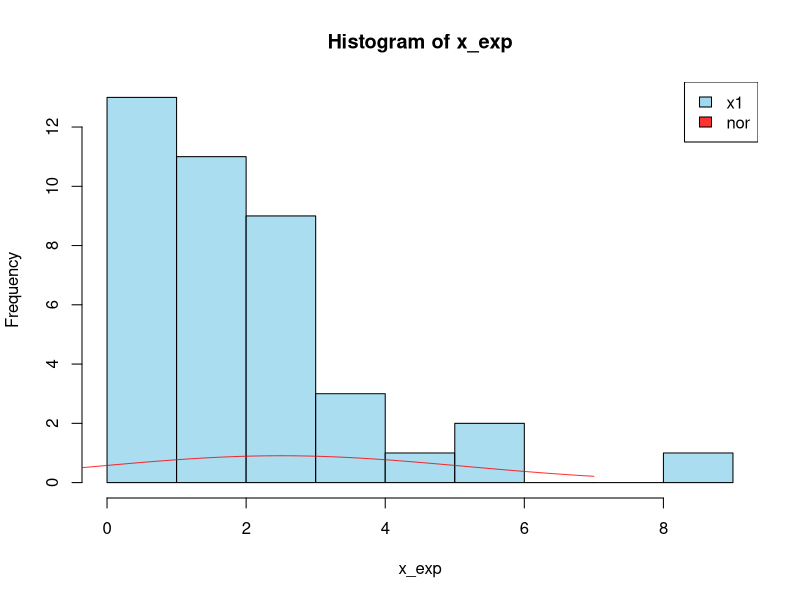
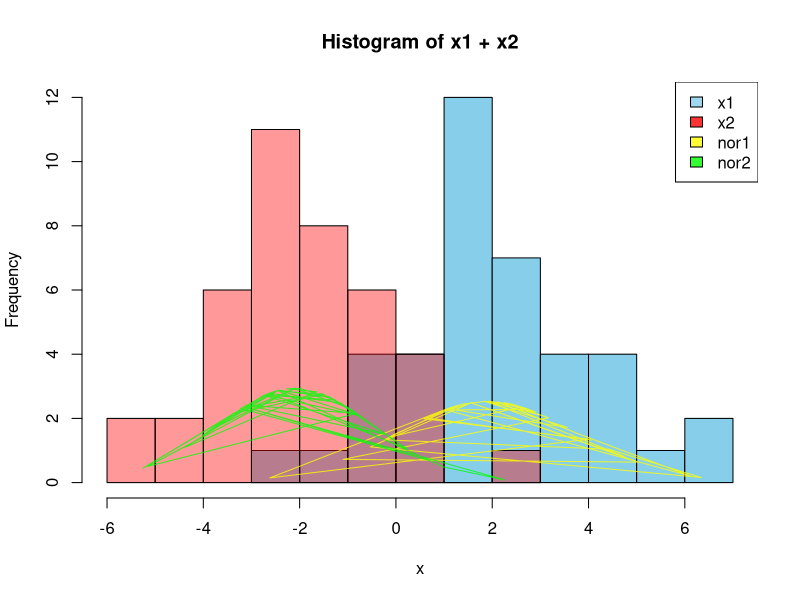
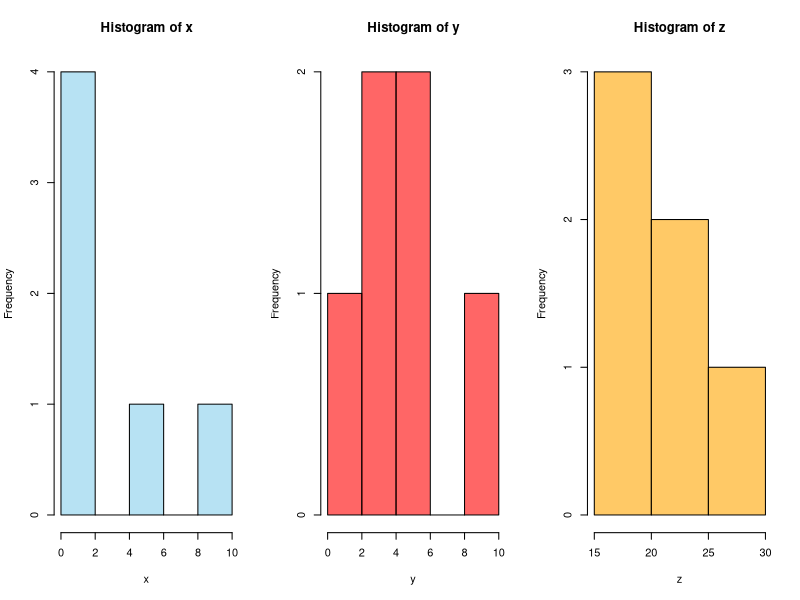
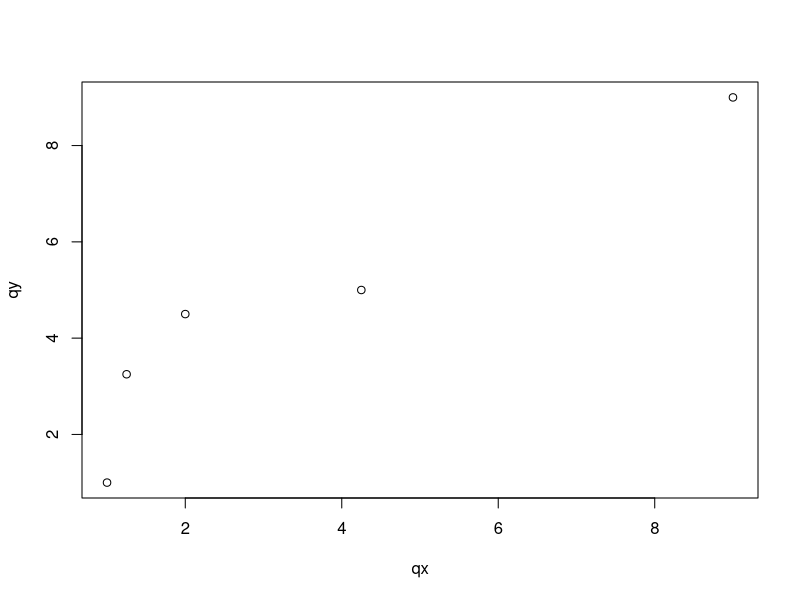
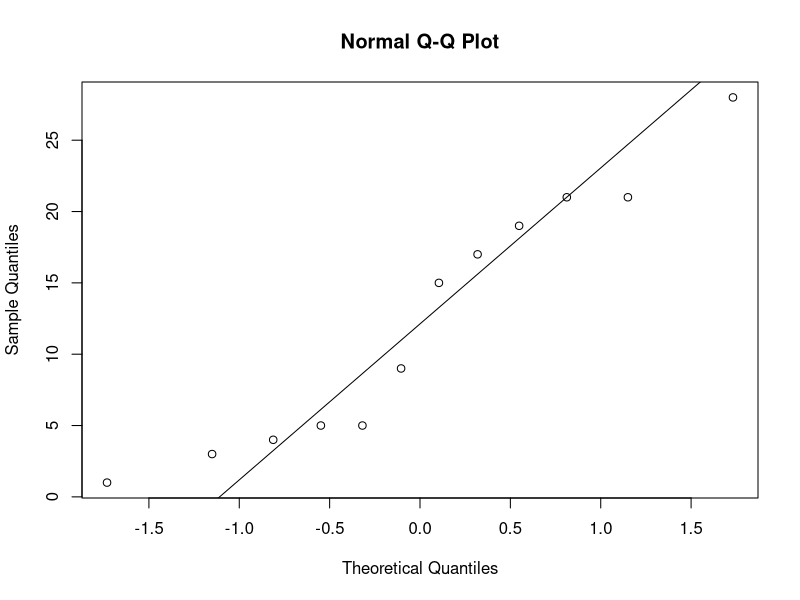
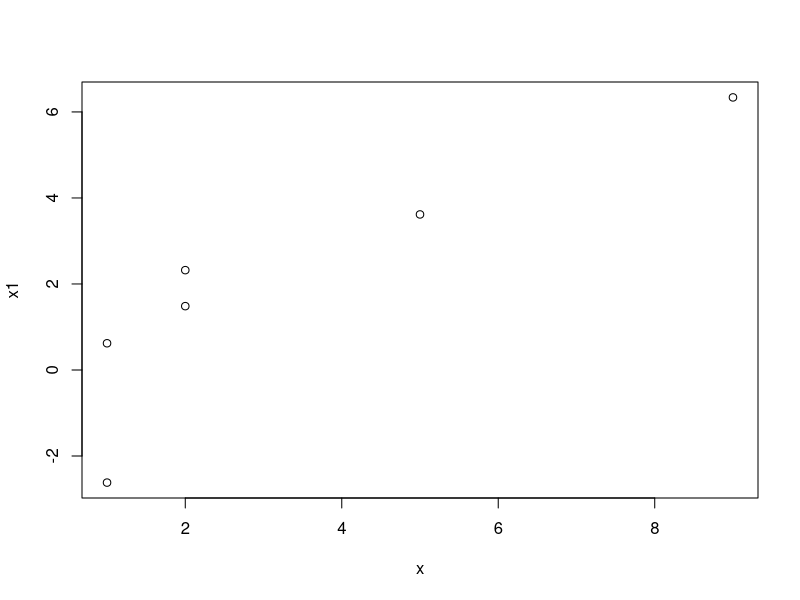
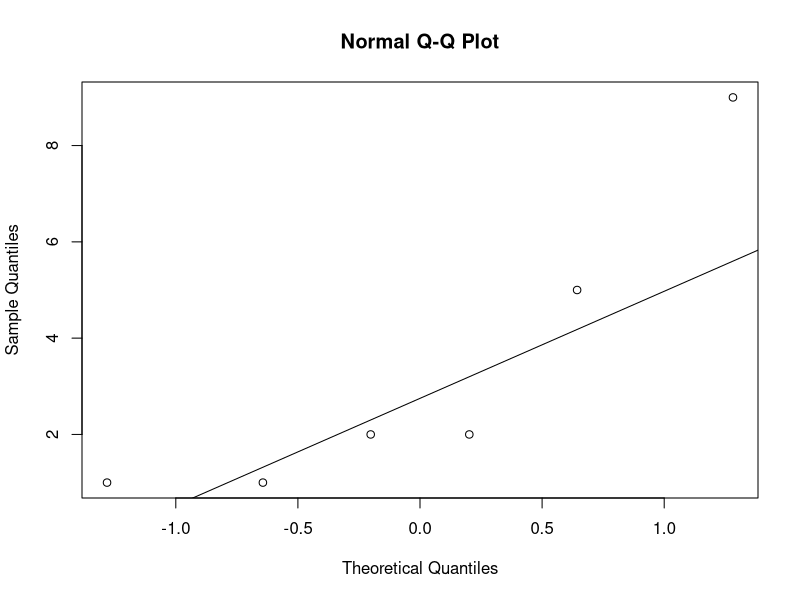
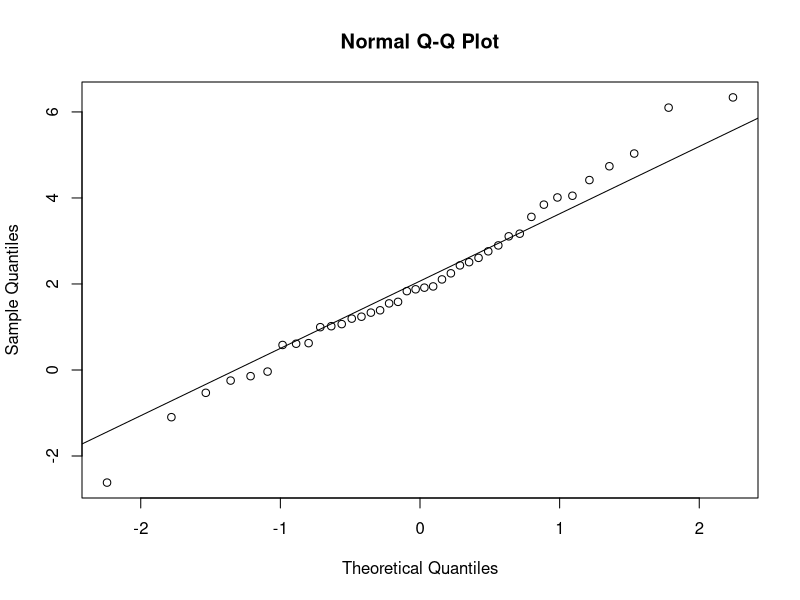

These charts were generated, in order, by the following R code:
#!/usr/bin/env Rscript
set.seed(123)
library(scales)
library(nortest)

# 1
lambda <- 2
mu <- 1/lambda
N <- 40

x_exp <- rexp(N, mu)

x1 <- seq(from=-2, to=7, by=0.1)
x1m <- mean(x1)
x1s <- sd(x1)
nor <- 1/(x1s*sqrt(2*pi))*exp(-(x1-x1m)^2/(2*x1s^2))*6

png('DAE6-1c.png')
hist(x_exp, col = scales::alpha('skyblue', .7))
lines(x1, nor, col = scales::alpha('red', .8))
legend("topright", c("x1", "nor"), fill=c(scales::alpha('skyblue', .8), scales::alpha('red', .8)))
dev.off()

xm_exp <- mean(x_exp)
xs_exp <- sd(x_exp)

# 2
N <- 40
mu <- c(2, -2)
sigma <- c(2, 1.95)

x1 <- rnorm(N, mu[1], sigma[1])
x2 <- rnorm(N, mu[2], sigma[2])
png('DAE6-2c.png')
hist(x1, xlim=c(-6, 7), xlab = 'x', main = paste("Histogram of", 'x1 + x2'), col = 'skyblue')
hist(x2, add=T, col = scales::alpha('red', .4))

sm <- c(mean(x1, 2), mean(x2, 2))
se <- c(sd(x1), sd(x2))

nor1 <- 1/(se[1]*sqrt(2*pi))*exp(-(x1-sm[1])^2/(2*se[1]^2))*6
nor2 <- 1/(se[2]*sqrt(2*pi))*exp(-(x2-sm[2])^2/(2*se[2]^2))*6

lines(x1, nor1*2, col = scales::alpha('yellow', .8))
lines(x2, nor2*2, col = scales::alpha('green', .8))
legend("topright", c("x1", "x2", "nor1", "nor2"), fill=c(scales::alpha('skyblue', .8), scales::alpha('red', .8), scales::alpha('yellow', .8), scales::alpha('green', .8)))
dev.off()

x <- c(1, 2, 5, 1, 9, 2)
y <- c(5, 9, 1, 3, 4, 5)
z <- c(17, 19, 21, 15, 21, 28)

png('DAE6-4a.png')
par(mfrow=c(1,3))

hist(x, col = scales::alpha('skyblue', .6))
hist(y, col = scales::alpha('red', .6))
hist(z, col = scales::alpha('orange', .6))
dev.off()
par(mfrow=c(1,1))
median(x)
median(y)
median(z)

qx <- quantile(x)
qy <- quantile(y)
qz <- quantile(z)

qyz <- sort(c(y, z))

qx;qy;qz
png('DAE6-4d.png')
plot(qx, qy)
dev.off()
png('DAE6-4e.png')
qqnorm(qyz)
qqline(qyz)
dev.off()


# 5
png('DAE6-5a.png')
qqplot(x, x1)
dev.off()
# 6
png('DAE6-6a.png')
qqnorm(x)
qqline(x)
dev.off()
png('DAE6-6b.png')
qqnorm(x1)
qqline(x1)
dev.off()
png('DAE6-6c.png')
qqnorm(x2)
qqline(x2)
dev.off()

# 7
lambda <- 2
mu <- 1/lambda
N <- 40

x_exp <- rexp(N, mu)
ad.test(x_exp)
ad.test(x1)
ad.test(x2)
